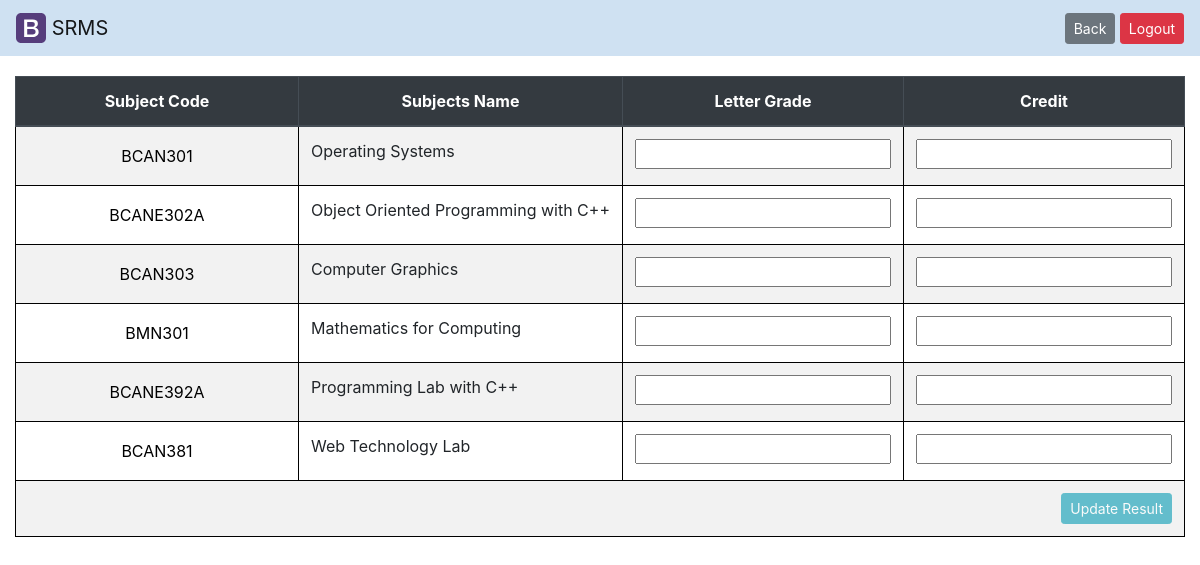
Screenshot of /teacher/update_common.php?roll=14901219007&sem=3 (signed in) with the database file from the repository.
### tables this page shows
create table subjects (course varchar(10),sem int, sub_code varchar(30),sub_name varchar(256));

### teacher/insert.php (the view)
<?php
	$row=mysqli_query($con,"select sub_code,sub_name from subjects where course='".$_SESSION['ca']."' and sem=".$sem);
	while($r=mysqli_fetch_assoc($row))
	{
		$x=$r['sub_code'];
		echo "<tr>
		    	<td><input class='mark' type='text' name='".$x."' value='".$x."' readonly></td>
		    	<td class='smark'>".$r['sub_name']."</td>
		    	<td><input type='text'	 class='data' name='".$x.'A'."' id='".$x."'	    onkeyup='manage(this)'></td>
		    	<td><input type='number' class='data' name='".$x.'B'."' id='".$x.'B'."' onkeyup='manage(this)'></td>
		      </tr>";
	}
?>
<tr><td colspan='4' align='right'><button type='submit' class="btn btn-info btn-sm" name='update' id ='upload' disabled>Update Result</button></td></tr>

### css/teacher.css (style rules this page uses)
tr { text-align: center; }
td { border: 1px solid black !important; }
.mark { border: none; background: inherit; text-align: center; padding: 5px !important; width: 100%; }
.smark { text-align: left; }
.data { width:100%; }

### rows the page displays
subjects: sub_code "BCAN301", sub_name "Operating Systems"
subjects: sub_code "BCANE302A", sub_name "Object Oriented Programming with C++"
subjects: sub_code "BCAN303", sub_name "Computer Graphics"
subjects: sub_code "BMN301", sub_name "Mathematics for Computing"
subjects: sub_code "BCANE392A", sub_name "Programming Lab with C++"
subjects: sub_code "BCAN381", sub_name "Web Technology Lab"
